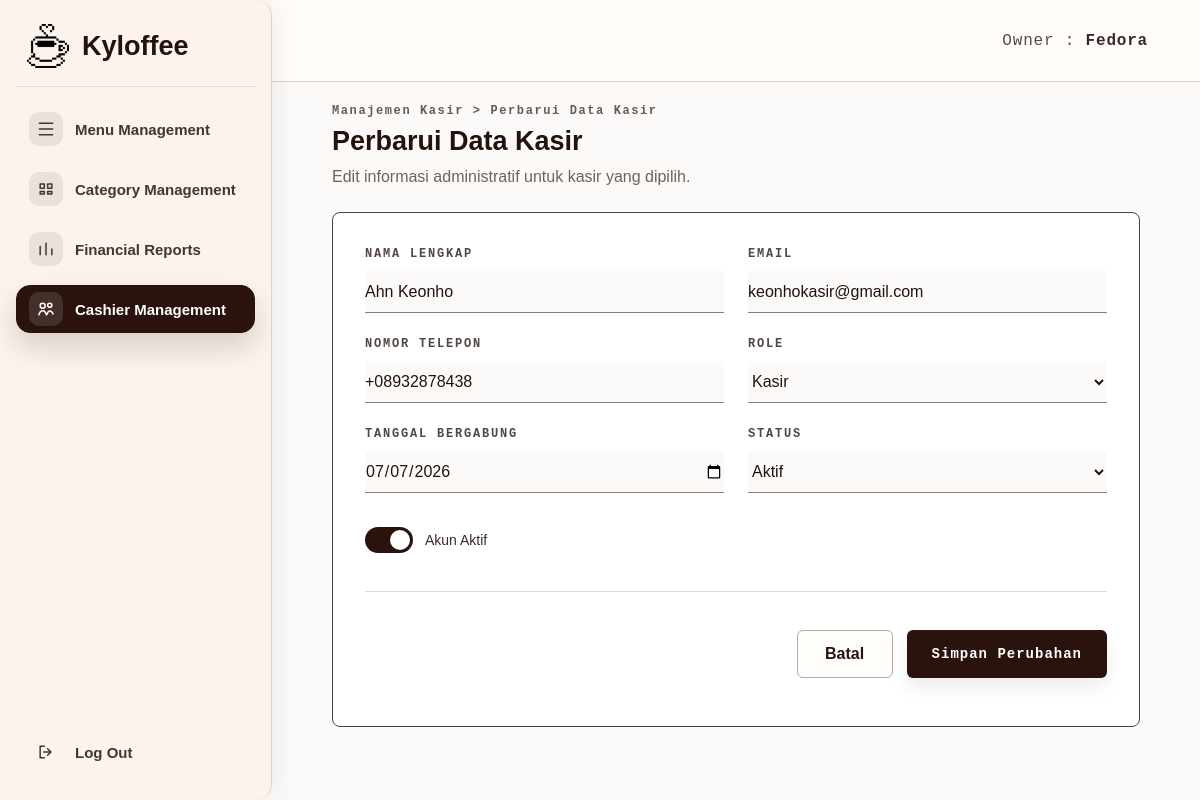
The app's page /owner/users/8/edit (signed in) with its own data.
### tables this page shows
CREATE TABLE users (
                id INTEGER PRIMARY KEY AUTOINCREMENT,
                full_name TEXT NOT NULL,
                email TEXT UNIQUE NOT NULL,
                password_hash TEXT NOT NULL,
                role TEXT NOT NULL,
                created_at TIMESTAMP DEFAULT CURRENT_TIMESTAMP
            , staff_phone TEXT, staff_position TEXT DEFAULT 'Staff', joined_date TEXT, staff_status TEXT DEFAULT 'Aktif', is_active INTEGER NOT NULL DEFAULT 1, owner_id INTEGER);

### app.py (the view, shortened to what this page needs)
@app.route("/owner/users/<int:staff_id>/edit", methods=["GET", "POST"])
@owner_required
def owner_users_edit(staff_id):
    init_db()
    db = get_db()
    role_where = cashier_role_filter("role")
    staff = db.execute(
        f"""
        SELECT id, full_name, email, staff_phone, staff_position, joined_date, staff_status, is_active, created_at
        FROM users
        WHERE id = ? AND {role_where} AND owner_id = ?
        """,
        (staff_id, *CASHIER_ROLE_ALIASES, session.get("user_id")),
    ).fetchone()
    if staff is None:
        flash("Data kasir tidak ditemukan.", "error")
        return redirect(url_for("owner_staff"))
    staff_data = format_staff_member(staff)
    return render_template(
        "owner_staff_edit.html",
        owner_name=get_owner_name(),
        active_page="staff",
        staff=staff_data,
        form_data={},
        staff_positions=STAFF_POSITIONS,
        staff_statuses=STAFF_STATUSES,
        errors=[],
    )

### app.py (called while the page is built, shortened)
def get_db():
    global REMOTE_DB_FAILED
    if "db" not in g:
        should_try_mysql = DB_USE_MYSQL and not (REMOTE_DB_FAILED and DB_FALLBACK_SQLITE)
        sqlite_conn = sqlite3.connect(DATABASE)
        sqlite_conn.row_factory = sqlite3.Row
        g.db = DatabaseConnection(sqlite_conn, is_mysql=False)
    return g.db

def execute_commit(query, params=()):
    db = get_db()
    try:
        cursor = db.execute(query, params)
        db.commit()
        app.logger.debug("DB commit successful: %s", query)
        return cursor
    except Exception:
        db.rollback()
        app.logger.exception("DB write failed and rollback executed.")
        raise

def execute_script_commit(script):
    db = get_db()
    try:
        db.executescript(script)
        db.commit()
        app.logger.debug("DB script commit successful.")
    except Exception:
        db.rollback()
        app.logger.exception("DB schema change failed and rollback executed.")
        raise

def fetch_all_dict(cursor):
    rows = cursor.fetchall()
    if not rows:
        return []
    if isinstance(rows[0], dict):
        return rows
    columns = [col[0] for col in cursor.description]
    return [dict(zip(columns, row)) for row in rows]

def row_to_dict(row):
    if row is None:
        return {}
    if isinstance(row, dict):
        return row
    return dict(row)

def normalize_role_value(role):
    role_key = str(role or "").strip().lower()
    if role_key in CASHIER_ROLE_ALIASES:
        return CASHIER_ROLE
    return role_key

def cashier_role_filter(column="role"):
    placeholders = ", ".join(["?"] * len(CASHIER_ROLE_ALIASES))
    return f"LOWER({column}) IN ({placeholders})"

def parse_db_datetime(value):
    if isinstance(value, datetime):
        return value
    if isinstance(value, date):
        return datetime.combine(value, datetime.min.time())
    value = str(value or "").strip()
    if not value:
        return None
    for candidate in (value, value.replace("Z", "+00:00")):
        try:
            parsed = datetime.fromisoformat(candidate)
            return parsed.replace(tzinfo=None)
        except ValueError:
            continue

def get_owner_name():
    return (
        session.get("full_name")
        or session.get("name")
        or session.get("username")
        or "Owner"
    )

def parse_report_date(value):
    if not value:
        return None
    try:
        return datetime.strptime(value, "%Y-%m-%d").date()
    except ValueError:
        return None

### templates/owner_staff_edit.html (shortened to what this page needs)
<!DOCTYPE html>
<html lang="id">
<head>
    <link rel="stylesheet" href="{{ url_for('static', filename='css/owner_shell.css') }}">
    <link rel="stylesheet" href="{{ url_for('static', filename='css/owner_menu_form.css') }}">
</head>
<body>
    <div class="owner-page">
        {% include 'partials/owner_sidebar.html' %}
        <main class="owner-main">
            <header class="owner-topbar">
                <div class="owner-identity">Owner : <strong>{{ owner_name }}</strong></div>
            </header>
            <section class="owner-content owner-content--form owner-content--staff-form">
                <div class="page-heading">
                    <p class="breadcrumb">Manajemen Kasir &gt; Perbarui Data Kasir</p>
                    <h1>Perbarui Data Kasir</h1>
                    <p class="page-subtitle">Edit informasi administratif untuk kasir yang dipilih.</p>
                </div>
                {% set current_name = form_data.get('full_name') if form_data else staff.full_name %}
                {% set current_email = form_data.get('email') if form_data else staff.email %}
                {% set current_phone = form_data.get('staff_phone') if form_data else staff.phone_value %}
                {% set current_position = 'Kasir' %}
                {% set current_joined = form_data.get('joined_date') if form_data else staff.joined_date_value %}
                {% set current_status = form_data.get('staff_status') if form_data else staff.status %}
                {% set current_active = form_data.get('is_active') if form_data else staff.is_active %}
                <form action="{{ url_for('owner_users_edit', staff_id=staff.id) }}" method="POST" class="staff-form">
                    <div class="form-card staff-form-card staff-form-card--edit">
                        <div class="staff-form-body staff-form-body--edit">
                            <div class="staff-field-row">
                                <div class="field-group">
                                    <label for="full_name">Nama Lengkap</label>
                                    <input type="text" id="full_name" name="full_name" value="{{ current_name }}" required>
                                </div>
                                <div class="field-group">
                                    <label for="email">Email</label>
                                    <input type="email" id="email" name="email" value="{{ current_email }}" required>
                                </div>
                            </div>
                            <div class="staff-field-row">
                                <div class="field-group">
                                    <label for="staff_phone">Nomor Telepon</label>
                                    <input type="tel" id="staff_phone" name="staff_phone" value="{{ current_phone }}" required>
                                </div>
                                <div class="field-group">
                                    <label for="staff_position">Role</label>
                                    <select id="staff_position" name="staff_position" required>
                                        {% for position in staff_positions %}
                                            <option value="{{ position }}" {% if current_position == position %}selected{% endif %}>{{ position }}</option>
                                        {% endfor %}
                                    </select>
                                </div>
                            </div>
                            <div class="staff-field-row">
                                <div class="field-group">
                                    <label for="joined_date">Tanggal Bergabung</label>
                                    <input type="date" id="joined_date" name="joined_date" value="{{ current_joined }}" required>
                                </div>
                                <div class="field-group">
                                    <label for="staff_status">Status</label>
                                    <select id="staff_status" name="staff_status" required>
                                        {% for status in staff_statuses %}
                                            <option value="{{ status }}" {% if current_status == status %}selected{% endif %}>{{ status }}</option>
                                        {% endfor %}
                                    </select>
                                </div>
                            </div>
                            <div class="status-field staff-status-toggle">
                                <button type="button" class="toggle-switch {% if current_active %}is-on{% endif %}" id="statusToggle" aria-pressed="{{ 'true' if current_active else 'false' }}">
                                    <span></span>
                                </button>
                                <span>Akun Aktif</span>
                            </div>
                            <hr>
                            <div class="staff-form-actions">
                                <a href="{{ url_for('owner_staff') }}" class="secondary-button">Batal</a>
                                <button type="submit" class="submit-button">Simpan Perubahan</button>
                            </div>
                        </div>
                    </div>
                </form>
            </section>
        </main>
    </div>
</body>
</html>

### static/css/owner_shell.css (style rules this page uses)
:root { --kyloffee-brown: #2a130d; --kyloffee-brown-2: #3a2118; --kyloffee-cream: #fbf3ec; --kyloffee-soft: #faf8f5; --kyloffee-line: #ded1c8; --kyloffee-muted: #6f625c; --kyloffee-text: #24120c; --kyloffee-white: #ffffff; --kyloffee-danger: #b83a2f; --kyloffee-success: #2f7d4f; --sidebar-expanded-width: 272px; --sidebar-collapsed-width: 88px; --sidebar-width: var(--sidebar-expanded-width); --topbar-height: 82px; }
* { box-sizing: border-box; }
html, body { min-height: 100%; }
body { margin: 0; background: #fbfaf8; color: var(--kyloffee-text); font-family: Arial, Helvetica, sans-serif; overflow-x: hidden; }
a { color: inherit; }
.owner-page { --current-sidebar-width: var(--sidebar-expanded-width); min-height: 100vh; display: flex; align-items: stretch; overflow-x: hidden; }
.owner-main { flex: 1 1 auto; width: auto; min-width: 0; min-height: 100vh; }
.owner-topbar { height: var(--topbar-height); display: flex; align-items: center; justify-content: flex-end; padding: 0 52px; background: rgba(255, 252, 249, 0.94); border-bottom: 1px solid var(--kyloffee-line); }
.owner-identity { font-family: "Courier New", monospace; font-size: 16px; letter-spacing: 0.8px; color: #5b4b45; white-space: nowrap; }
.owner-identity strong { color: #3b2b25; font-weight: 700; }
.owner-content { padding: 24px clamp(28px, 5vw, 72px) 64px; }
.owner-content--form { max-width: 1180px; }
.breadcrumb { margin: 0 0 9px; font-family: "Courier New", monospace; font-size: 12px; font-weight: 700; letter-spacing: 1.6px; color: #665a54; }
.page-heading { margin-bottom: 28px; }
.page-heading h1 { margin: 0 0 11px; font-size: clamp(28px, 3vw, 38px); line-height: 1.05; letter-spacing: 0; }
.page-subtitle { margin: 0; max-width: 720px; color: var(--kyloffee-muted); font-size: 16px; line-height: 1.55; }
.primary-button, .submit-button, .secondary-button { height: 48px; display: inline-flex; align-items: center; justify-content: center; gap: 10px; border-radius: 6px; border: 1px solid transparent; padding: 0 24px; font-weight: 800; text-decoration: none; cursor: pointer; }
.primary-button, .submit-button { background: var(--kyloffee-brown); color: #fff; box-shadow: 0 9px 18px rgba(42, 19, 13, 0.08); }
.secondary-button { background: #fffdfa; color: var(--kyloffee-brown); border-color: #b9aaa1; }

### records on screen
users: full_name "Ahn Keonho", email "keonhokasir@gmail.com", staff_phone "+08932878438"

### other values on screen
{{ owner_name }} "Fedora"
form field staff_position "Kasir"
form field staff_status "Aktif"
